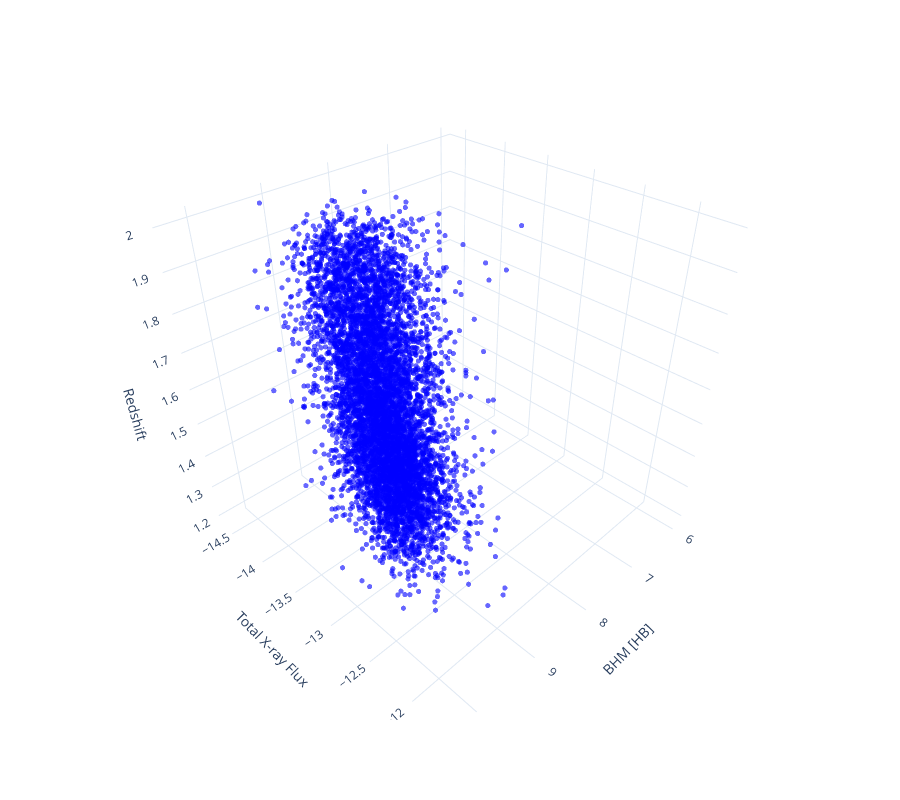

Here is the notebook cell this chart was saved with:
### Markdown cell above
## 3D attempt

### Code cell
#%matplotlib tk

# fig = plt.figure(figsize=(9, 8)) 
# ax = fig.add_subplot(projection='3d')
# ax.set_box_aspect((1, 1, 1))


# for i in range(500000):
#     if data2.LOGMBH[i] != 0 and total_xray[i] != -1 and total_xray[i] != np.inf and total_xray[i] != 0 and data.Z[i] != -999:
#         ax.plot(data2.LOGMBH[i], total_xray[i], data.Z[i], markersize=10, marker=".", color="blue")
# ax.set_xlabel("BHM [HB]", labelpad=15, fontsize = 11)
# ax.set_ylabel("Total X-ray Flux ($10^{-13}$)", labelpad=15, fontsize=11)
# ax.set_zlabel("Redshift", labelpad=15, fontsize = 11)
# ax.set_box_aspect(None, zoom=0.85) 

# plt.tight_layout() 
# plt.show()

# Slow and Laggy ^^^^

x_arr = np.array(data2.LOGMBH)
y_arr = np.array(total_xray)
z_arr = np.array(data.Z)
y_arr_log = np.log10(y_arr)

mask = ((x_arr != 0) & (y_arr != -1) & (y_arr != np.inf) & (y_arr != 0) & (z_arr != -999) & (z_arr < 4) & (z_arr > 0))

plot_df = pd.DataFrame({'BHM': x_arr[mask],'Flux': y_arr_log[mask],'Redshift': z_arr[mask]})

fig = px.scatter_3d(plot_df, x='BHM', y='Flux', z='Redshift',labels={'BHM': 'BHM [HB]', 'Flux': 'Total X-ray Flux','Redshift': 'Redshift'})

fig.update_traces(marker=dict(size=3, color='blue', opacity=0.6))
fig.update_layout(width=900, height=800, template='plotly_white')

fig.show()

### Figure 1 — Plotly figure (JSON) as saved in the notebook; plotly's stock layout.template omitted (floating-point values rounded to 4 significant figures; data arrays with more than 128 entries replaced by an {"elided": "..."} marker saying what was removed)
{"data": [{"hovertemplate": "BHM [HB]=%{x}<br>Total X-ray Flux=%{y}<br>Redshift=%{z}<extra></extra>", "legendgroup": "", "marker": {"color": "blue", "opacity": 0.6, "size": 3, "symbol": "circle"}, "mode": "markers", "name": "", "scene": "scene", "showlegend": false, "type": "scatter3d", "x": {"elided": "6801 float values"}, "y": {"elided": "6801 float values"}, "z": {"elided": "6801 float values"}}], "layout": {"height": 800, "legend": {"tracegroupgap": 0}, "margin": {"t": 60}, "scene": {"domain": {"x": [0, 1], "y": [0, 1]}, "xaxis": {"title": {"text": "BHM [HB]"}}, "yaxis": {"title": {"text": "Total X-ray Flux"}}, "zaxis": {"title": {"text": "Redshift"}}}, "width": 900}}
